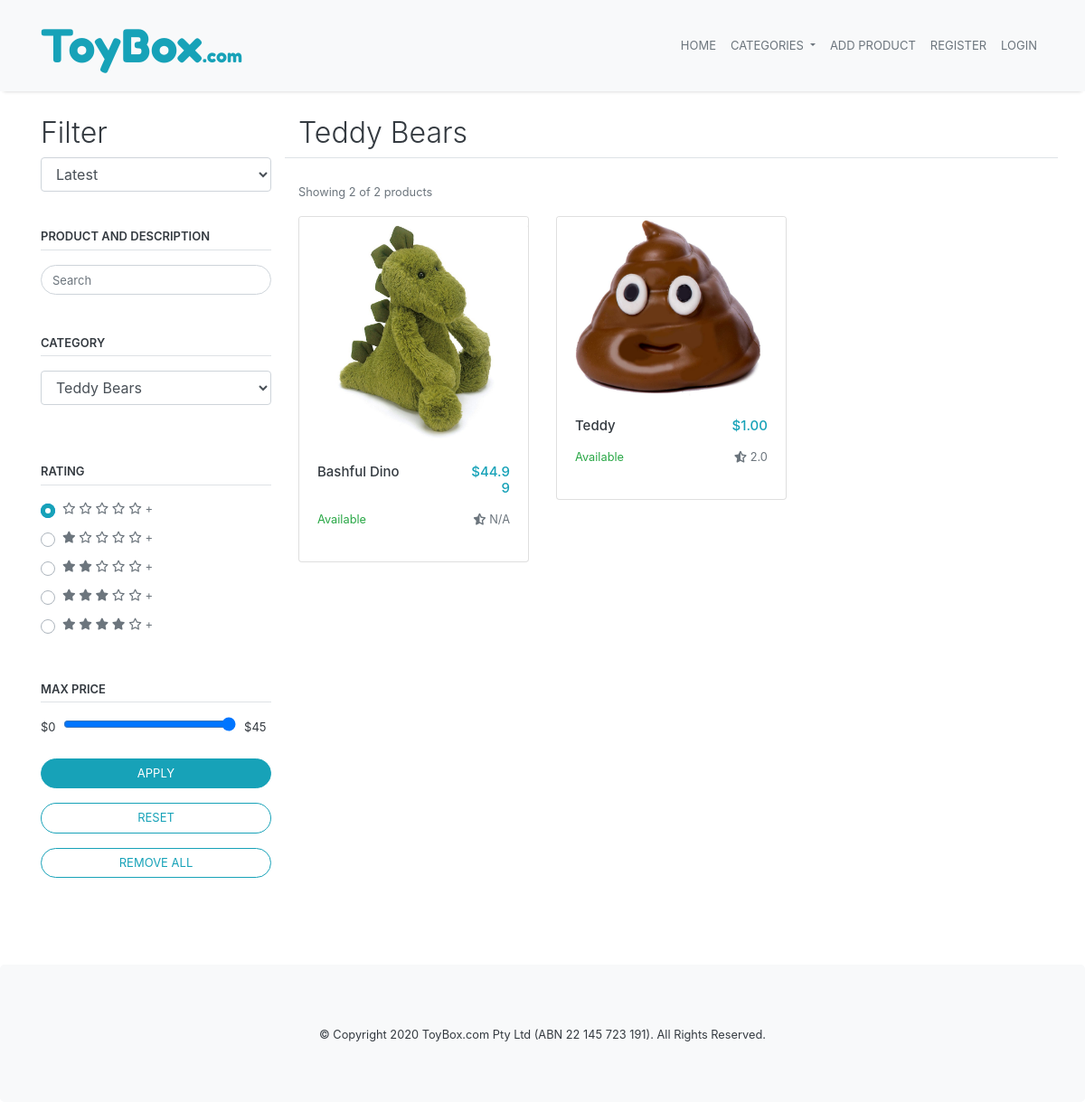
The page /Teddy Bears on the database its author committed.
### marketplace/models.py (models this page shows, shortened)
class Product(db.Model):
    __tablename__='products'
    id = db.Column(db.Integer, primary_key=True)
    name = db.Column(db.String(100), nullable=False)
    description = db.Column(db.String(500))
    current_stock = db.Column(db.Integer, nullable=False)
    monthly_stock = db.Column(db.Integer, nullable=False)
    price = db.Column(db.Numeric, nullable=False)
    category = db.Column(db.String(50), nullable=False)
    created = db.Column(db.DateTime, default=datetime.now(), nullable=False)
    image_one = db.Column(db.String(400))
    image_two = db.Column(db.String(400))
    image_three = db.Column(db.String(400))
    seller_id = db.Column(db.Integer, db.ForeignKey('users.id'))
    comments = db.relationship('Comment', backref='product') #comments on product

### marketplace/views.py (the view)
@bp.route('/<category>', methods=['GET'])
def index_category(category):
    product_list = Product.query.filter_by(category=category).order_by(Product.created.desc()).all()
    total_results = len(product_list)
    if (not product_list): #if no products exist then return 404
        return render_template('404.html')
    product_list = refine(product_list)
    return render_template('index.html',
        products = product_list,
        user_rating = 0,
        order = "Latest",
        category = category,
        max_price = find_max(product_list),
        actual_max_price=find_max(product_list),
        actual_results = len(product_list),
        total_results = len(product_list))

### marketplace/views.py (called while the page is built)
def refine(result):
    for product in result:
        product.price = round(product.price, 2)
        product.rating = 0
        i = 0
        for comment in product.comments:
            product.rating += comment.rating
            i += 1
        if i > 0:
            product.rating = round(product.rating/i, 1)
        else:
            product.rating = 'N/A'
    return result

def find_max(result):
    max_value = 0  #initialise maximum value
    current_value = 0
    for product in result:
        current_value = round(5 * (math.ceil(product.price / 5)), 0) #round up to next 5
        if current_value > max_value:
            max_value = current_value
    return max_value

### marketplace/templates/index.html (shortened to what this page needs)
{% extends 'base.html' %}
{% block content %}
<div class="container">
  <div class="row content-container">
    <div class="col-md-3 d-none d-md-block">
      <h2 class="text-dark font-weight-light">Filter</h2>
      <form action="/filter" method= "POST" oninput="pricerangevalue.value = pricerange.valueAsNumber" class="text-dark small-font">
        <div class="form-group">
          <select class="form-control" id="order" name="order">
            <option value="{{ order }}" selected>{{ order }}</option>
          </select>
        </div>
        <div class="form-head pb-1 mb-3 pt-4 border-bottom">PRODUCT AND DESCRIPTION</div>
        {% if user_search %}
        <input name="search" type="search" value="{{ user_search }}" class="form-control rounded-pill small-font" placeholder="{{ user_search }}">
        {% else %}
          <input name="search" type="search" class="form-control rounded-pill small-font" placeholder="Search">
        {% endif %}
        <br>
        <div class="form-head pb-1 mb-3 pt-4 border-bottom">CATEGORY</div>
        <div class="form-group">
          <select class="form-control" id="category" name="category">
            <option value="{{ category }}" selected>{{ category }}</option>
          </select>
        </div>
        <div class="form-head pb-1 mb-3 pt-5 border-bottom">RATING</div>
        <div class="mt-2 custom-control custom-radio">
          <label for="zeroStars" class="text-muted custom-control-label">
            <i class="far fa-star"></i> <i class="far fa-star"></i> <i class="far fa-star"></i> <i
              class="far fa-star"></i> <i class="far fa-star"></i> +
          </label>
        </div>
        <div class="mt-2 custom-control custom-radio">
          <label for="oneStars" class="text-muted custom-control-label">
            <i class="fas fa-star"></i> <i class="far fa-star"></i> <i class="far fa-star"></i> <i
              class="far fa-star"></i> <i class="far fa-star"></i> +
          </label>
        </div>
        <div class="mt-2 custom-control custom-radio">
          <label for="twoStars" class="text-muted custom-control-label">
            <i class="fas fa-star"></i> <i class="fas fa-star"></i> <i class="far fa-star"></i> <i
              class="far fa-star"></i> <i class="far fa-star"></i> +
          </label>
        </div>
        <div class="mt-2 custom-control custom-radio">
          <label for="threeStars" class="text-muted custom-control-label">
            <i class="fas fa-star"></i> <i class="fas fa-star"></i> <i class="fas fa-star"></i> <i
              class="far fa-star"></i> <i class="far fa-star"></i> +
          </label>
        </div>
        <div class="mt-2 custom-control custom-radio">
          <label for="fourStars" class="text-muted custom-control-label">
            <i class="fas fa-star"></i> <i class="fas fa-star"></i> <i class="fas fa-star"></i> <i
              class="fas fa-star"></i> <i class="far fa-star"></i> +
          </label>
        </div>
        <div class="form-head pb-1 mb-3 pt-5 border-bottom">MAX PRICE</div>
        <output>$0</output>
        <input class="form custom-slider" name="pricerange" type="range" step="5" min="0" max="{{actual_max_price}}" value="{{max_price}}">
        $<output name="pricerangevalue" for="pricerange" >{{max_price}}</output>
        <input type="submit" class="btn btn-info d-block rounded-pill w-100 mt-4 small-font" value="APPLY">
        <input type="reset" class="btn btn-outline-info d-block rounded-pill w-100 mt-3 small-font"
          value="RESET">
        <a class="btn btn-outline-info d-block rounded-pill w-100 mt-3 mb-5 small-font" href="{{ url_for('main.index') }}">REMOVE ALL</a>
      </form>
    </div>
    <div class="col-md-9">
      <div class="row border-bottom mb-4">
        <div class="col-8">
          <h2 class="text-dark font-weight-light">{{ category }}</h2>
        </div>
      </div>
      <small class="text-muted ">Showing {{ total_results }}  of {{actual_results}} products</small>
      <div class="card-deck">
        {% for product in products %}
          <div class="col-sm-4 mt-3 mb-3">
            <a href="{{ url_for('product.view', id=product.id) }}" class="card product-card">
              <img class="card-img-top product-image" src="..{{ product.image_one }}">
              <div class="card-body">
                <div class="row">
                  <h5 class="col-lg-8 card-title text-dark">{{ product.name }}</h5>
                  <h5 style ="text-align:right;" class="col-lg-4 card-title text-info">${{ product.price }}</h5>
                </div>
                <div class="row">
                  {% if product.current_stock > 0 %}
                  <p class="col-lg-8 card-text text-success"><small>Available</small></p>
                  {% else %}
                  <p class="col-lg-8 card-text text-danger"><small>Out of Stock</small></p>
                  {% endif %}
                  <p style ="text-align:right;" class="col-lg-4 card-text text-muted"><small><i class="fas fa-star-half-alt"></i> {{ product.rating }}</small></p>
                </div>
              </div>
            </a>
          </div>
        {% endfor %}
      </div>
    </div>
  </div>
</div>
{% endblock %}

### marketplace/static/css/style.css (style rules this page uses)
body { overflow-x: hidden; display: flex; flex-direction: column; min-height: 100%; }
html { min-height: 100%; }
.content-container { margin-top: 128px; }
.form-head { font-size: 13px; font-weight: 600; }
.custom-slider { width: 75%; margin-left: 5px; margin-right: 5px; }
.small-font { font-size: 13px!important; }
h5 { font-size: 15px!important; }
.custom-radio .custom-control-input:checked~.custom-control-label::before, .custom-radio .custom-control-input:checked~.custom-control-label::after { background-color: #17a2b8; border-radius: 50%; }
.product-card { padding-left: 0; padding-right: 0; }
.col-sm-4 { padding: 0; }

### rows shown on the page
Product: image_one (picture), name "Bashful Dino", price "44.99", current_stock "Available", rating "N/A"
Product: image_one (picture), name "Teddy", price "1.00", current_stock "Available", rating "2.0"

### other values the page prints
{{ max_price }} "45"
{{ category }} "Teddy Bears"
{{ total_results }} "2"
{{ actual_results }} "2"
form field order "Latest"
form field category "Teddy Bears"
